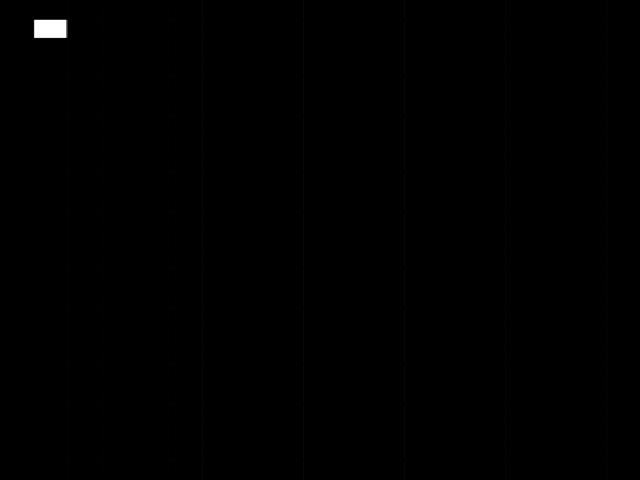
Frame 1 (no input)
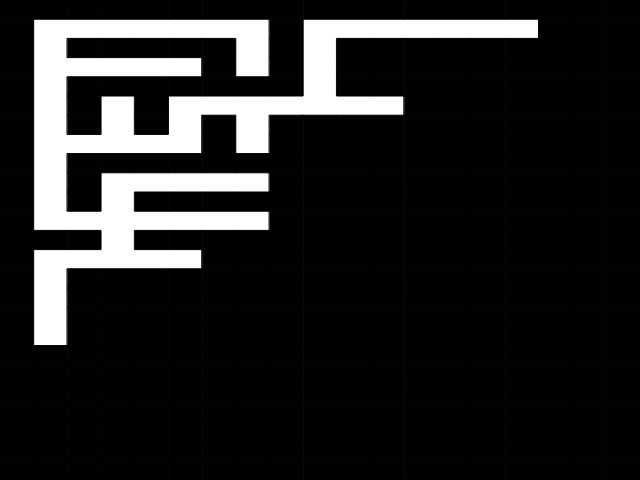
Frame 60 (no input)
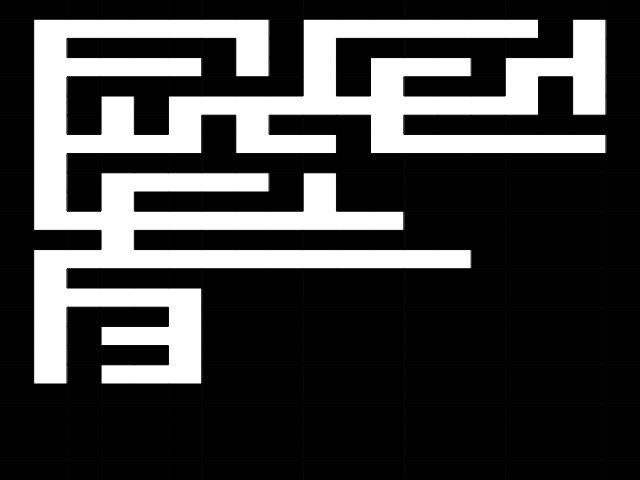
Frame 120 (the mouse pressed at the canvas centre since frame 60)

The p5.js sketch that drew these frames (run headless with seeded random() and noise() and a simulated clock; from frame 60 on, the mouse is pressed at the canvas centre):

// p5.js sketch
// ── sketch.js
let maze;
let size_x = 12;
let size_y = 9;
let wallList;
let cell;

function setup() {
    createCanvas(640, 480);
    maze = initMaze(size_x, size_y);

    fill(0);
    // noLoop();
}

function draw() {
    background(255);
    let blocksizeY = height / (maze[0].length + 2);
    let blocksizeX = width / (maze.length + 2);
    for (let c = 0; c < maze[0].length + 2; c++)
        rect(0, c * blocksizeY, blocksizeX, blocksizeY); // paint borders
    for (let r = 0; r < maze.length; r++) {
        for (let c = 0; c < maze[0].length; c++) {
            if (maze[r][c])
                rect(
                    (r + 1) * blocksizeX,
                    (c + 1) * blocksizeY,
                    blocksizeX,
                    blocksizeY
                );
        }
        rect((r + 1) * blocksizeX, 0, blocksizeX, blocksizeY); // paint borders
        rect(
            (r + 1) * blocksizeX,
            (maze[0].length + 1) * blocksizeY,
            blocksizeX,
            blocksizeY
        ); // paint borders
    }
    for (
        let c = 0;
        c < maze[0].length + 2;
        c++ // paint borders
    )
        rect(
            (maze.length + 1) * blocksizeX,
            c * blocksizeY,
            blocksizeX,
            blocksizeY
        );
    if (wallList.length > 0) {
        stepPrim();
    }
}

/**
 generates a maze with (x,y) cells. Note that the actual maze is
 larger as the maze cells are divided by rows and cols of walls.
 */
function initMaze(mazeSizeX, mazeSizeY) {
    // init maze double the size to have rows and cols of cells ...
    // surrounding walls are left out.
    let maze = Array(mazeSizeY * 2 - 1)
        .fill()
        .map(() => Array(mazeSizeX * 2 - 1));
    for (let r = 0; r < mazeSizeY * 2 - 1; r++) {
        for (let c = 0; c < mazeSizeX * 2 - 1; c++) {
            if (r % 2 == 0 && c % 2 == 0) maze[r][c] = 1;
            else maze[r][c] = 1;
        }
    }
    // generate maze by randomized prim's algorithm
    // remember: cells are in (r%2 == 0 && c%2==0) indexes.
    wallList = [];
    // pick a cell ..
    cell = { c: 0, r: 0 };
    // mark it as part of the maze
    maze[cell.r][cell.c] = 0;
    addWallsToList(cell, wallList, maze);
    // while there are walls ..
    return maze;
}

function stepPrim() {
    let idx = Math.floor(Math.random() * wallList.length);
    let wall = wallList[idx];
    // check if only one is connected, then remove wall between them.
    let result = checkToRemove(wall, maze);
    if (result.remWall) {
        // remove wall from maze
        maze[wall.r][wall.c] = 0;
        // make cell state visited
        let cell = result.cell;
        maze[cell.r][cell.c] = 0;
        // add walls to wall list
        addWallsToList(cell, wallList, maze);
        // console.log(wallList);
    }
    // remove the wall from the wall list ...
    wallList.splice(idx, 1);
    // console.log(wallList);
}

function addWallsToList(cell, wallList, maze) {
    if (cell.r + 1 < maze.length) addWall(cell.r + 1, cell.c, wallList, maze);
    if (cell.c + 1 < maze[0].length) addWall(cell.r, cell.c + 1, wallList, maze);
    if (cell.r > 0) addWall(cell.r - 1, cell.c, wallList, maze);
    if (cell.c > 0) addWall(cell.r, cell.c - 1, wallList, maze);
}

function addWall(r, c, wallList, maze) {
    if (maze[r][c] == 1) wallList.push({ r: r, c: c });
}

function checkToRemove(wall, maze) {
    let removeIt = false;
    tcell = {};
    // find the appropriate cells ... each wall connects two cells.
    if (wall.r % 2 == 1) {
        // it's a horizontal wall
        if (wall.c % 2 == 0) {
            if (maze[wall.r - 1][wall.c] + maze[wall.r + 1][wall.c] == 1) {
                removeIt = true;
                // find out which cell ...
                if (maze[wall.r - 1][wall.c] == 0) tcell = { r: wall.r + 1, c: wall.c };
                else tcell = { r: wall.r - 1, c: wall.c };
            }
        }
    } else {
        // it's a vertical wall .. that's the easy one, cells are left and right.
        if (maze[wall.r][wall.c + 1] + maze[wall.r][wall.c - 1] == 1) {
            removeIt = true;
            if (maze[wall.r][wall.c + 1] == 0) tcell = { r: wall.r, c: wall.c - 1 };
            else tcell = { r: wall.r, c: wall.c + 1 };
        }
    }
    return { remWall: removeIt, cell: tcell };
}
